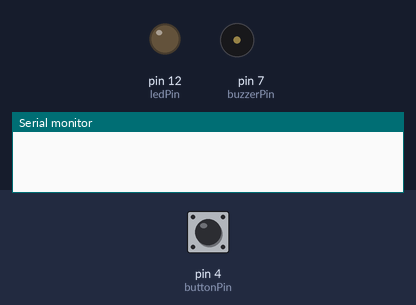
This sketch was run on a simulated Arduino Uno, built with avr-gcc and run on an emulated ATmega328P. Parts: output pins drawn as LEDs (lit = HIGH), buzzer (waves = sounding), the last lines printed to the serial monitor. The test bench sets the inputs (shaded band); at power-on: pin 4 (buttonPin) LOW.

Above: at 1.2 s.
1.3 s: pin 4 (buttonPin) pulled HIGH for 0.15 s
At 1.7 s:
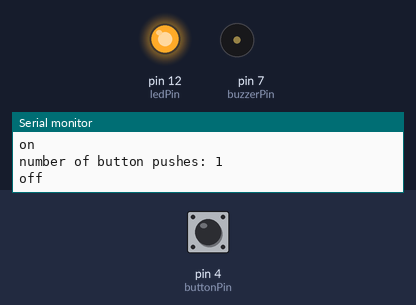
2.9 s: pin 4 (buttonPin) pulled HIGH for 1 s
At 3.09 s:
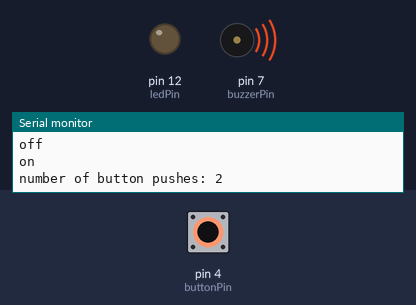
5.4 s: pin 4 (buttonPin) pulled HIGH for 3.2 s
At 5.46 s:
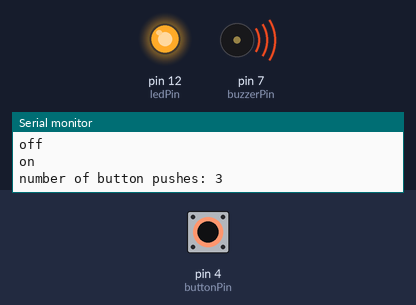
Timing chart, 0 to 8.4 s (numbered marks = the images above; inputs shaded):
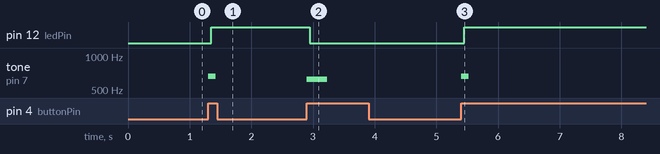

The sketch:

599.88a1.ino
```cpp
/*
 * CPSC 599.88 Physical & Tangible HCI, Winter 2020
 * Assignment 1 - Arduino Hello World
 * A button which toggles an LED and simultaneously plays notes from "Running in the 90's"
 * Some code adapted from https://www.arduino.cc/en/Tutorial/ToneMelody and https://www.arduino.cc/en/Tutorial/StateChangeDetection
 *
 * Katie Tieu
 * 30018168
*/

#include "pitches.h"

const int buttonPin = 4;  // number of pushbutton pin
const int ledPin = 12 ;  // number of LED pin
const int buzzerPin = 7; // number of piezo buzzer pin

int buttonState = 0;  // variable for reading pushbutton status
int buttonPushCounter = 0;  // counts number of times button has been pressed
int lastButtonState = 0;  // previous state of the button

// notes in the melody:
int melody[] = {
  NOTE_E5, NOTE_DS5, NOTE_E5, NOTE_DS5, NOTE_E5, NOTE_DS5, NOTE_D5, NOTE_CS5, NOTE_C5, NOTE_CS5, NOTE_D5, NOTE_DS5, NOTE_E5, NOTE_DS5, \
  NOTE_E5, NOTE_DS5, NOTE_E5, NOTE_DS5, NOTE_D5, NOTE_CS5, NOTE_C5, NOTE_CS5, NOTE_D5, NOTE_DS5, \
  NOTE_A3, NOTE_E3, NOTE_A3, NOTE_E4, NOTE_D4, NOTE_C4, NOTE_A3, NOTE_A3, NOTE_E3, NOTE_E4, NOTE_D4, NOTE_C4, NOTE_A3, \
  NOTE_C4, NOTE_B3, NOTE_G3, NOTE_C4, NOTE_B3, NOTE_G3, NOTE_C4, NOTE_B3, NOTE_G3, NOTE_D4, NOTE_B3, NOTE_G3, \
  NOTE_A3, NOTE_E3, NOTE_A3, NOTE_E4, NOTE_D4, NOTE_C4, NOTE_A3, NOTE_A3, NOTE_E3, NOTE_E4, NOTE_D4, NOTE_C4, NOTE_A3, \
  NOTE_E5, NOTE_DS5, NOTE_D5, NOTE_CS5, NOTE_C5, NOTE_CS5, NOTE_D5, NOTE_DS5 /* 70 */ , \
  NOTE_A4, NOTE_E4, NOTE_A4, NOTE_E5, NOTE_D5, NOTE_C5, NOTE_A4, NOTE_A4, NOTE_E4, NOTE_E5, NOTE_D5, NOTE_C5, NOTE_A4, \
  NOTE_C5, NOTE_B4, NOTE_G4, NOTE_C5, NOTE_B4, NOTE_G4, NOTE_C5, NOTE_B4, NOTE_G4, NOTE_D5, NOTE_B4, NOTE_G4, \
  NOTE_A4, NOTE_E4, NOTE_A4, NOTE_E5, NOTE_D5, NOTE_C5, NOTE_A4, NOTE_A4, NOTE_E4, NOTE_E5, NOTE_D5, NOTE_C5, NOTE_A4, \
  NOTE_C5, NOTE_C5, NOTE_C5, NOTE_B4, NOTE_B4, NOTE_E5, NOTE_E5, NOTE_E5, NOTE_DS5, NOTE_DS5 /* 118 */, \
  NOTE_A4, NOTE_E4, NOTE_A4, NOTE_E5, NOTE_D5, NOTE_C5, NOTE_A4, NOTE_A4, NOTE_E4, NOTE_E5, NOTE_D5, NOTE_C5, NOTE_A4, \
  NOTE_C5, NOTE_B4, NOTE_G4, NOTE_C5, NOTE_B4, NOTE_G4, NOTE_C5, NOTE_B4, NOTE_G4, NOTE_D5, NOTE_B4, NOTE_G4, \
  NOTE_A4, NOTE_E4, NOTE_A4, NOTE_E5, NOTE_D5, NOTE_C5, NOTE_A4, NOTE_A4, NOTE_E4, NOTE_E5, NOTE_D5, NOTE_C5, NOTE_A4, \
  NOTE_E5, NOTE_DS5, NOTE_D5, NOTE_CS5, NOTE_C5, NOTE_CS5, NOTE_D5, NOTE_DS5 /* 164 */
};

// note durations: 4 = quarter note, 8 = eighth note, etc.:
int noteDurations[] = {
  8, 3, 8, 3, 8, 8, 8, 8, 8, 8, 8, 8, 8, 3, \
  8, 3, 8, 8, 8, 8, 8, 8, 8, 8, \
  16, 16, 16, 16, 16, 16, 8, 16, 16, 16, 16, 16, 16, \
  16, 16, 16, 8, 16, 8, 16, 16, 16, 8, 16, 8, \
  16, 16, 16, 16, 16, 16, 8, 16, 16, 16, 16, 16, 16, \
  8, 8, 8, 8, 8, 8, 8, 8, \
  16, 16, 16, 16, 16, 16, 8, 16, 16, 16, 16, 16, 16, \
  16, 16, 16, 8, 16, 8, 16, 16, 16, 8, 16, 8, \
  16, 16, 16, 16, 16, 16, 8, 16, 16, 16, 16, 16, 16, \
  16, 8, 16, 8, 8, 16, 8, 16, 16, 8, \
  16, 16, 16, 16, 16, 16, 8, 16, 16, 16, 16, 16, 16, \
  16, 16, 16, 8, 16, 8, 16, 16, 16, 8, 16, 8, \
  16, 16, 16, 16, 16, 16, 8, 16, 16, 16, 16, 16, 16, \
  8, 8, 8, 8, 8, 8, 8, 8
};


void setup() {
  pinMode(buttonPin, INPUT);  // button is input
  pinMode(ledPin, OUTPUT);  // light is output
  pinMode(buzzerPin, OUTPUT); // buzzer is output

  Serial.begin(9600); // set up Serial library at 9600 bits per second (to count button presses)
}

// main code which runs repeatedly
void loop() {
  // read the pushbutton input pin:
  buttonState = digitalRead(buttonPin);

  // compare the buttonState to its previous state
  if (buttonState != lastButtonState) {
    // if the state has changed, increment the counter
    if (buttonState == HIGH) {
      // if the current state is HIGH then the button went from off to on:
      buttonPushCounter++;
      Serial.println("on");
      Serial.print("number of button pushes: ");
      Serial.println(buttonPushCounter);

      // one note per button press at the beginning of the song
      if ((buttonPushCounter >= 1) || (buttonPushCounter <= 12)) {
        tone(7, melody[buttonPushCounter - 1], (1000 / noteDurations[buttonPushCounter - 1]) );
      }

      if (buttonPushCounter >= 13) {
        // iterate over the notes of the melody:
        for (int thisNote = 12; thisNote < 164; thisNote++) {   // 70 / 118 / 164 for all notes

          // to calculate the note duration, take one second divided by the note type.
          //e.g. quarter note = 1000 / 4, eighth note = 1000/8, etc.
          int noteDuration = 1000 / noteDurations[thisNote];
          tone(7, melody[thisNote], noteDuration);

          // to distinguish the notes, set a minimum time between them.
          // the note's duration + 30% seems to work well:
          int pauseBetweenNotes = noteDuration * 1.30;
          delay(pauseBetweenNotes);
          // stop the tone playing:
          noTone(7);
        }

        buttonPushCounter = 0;
      }
    } else {
      // if the current state is LOW then the button went from on to off:
      Serial.println("off");
    }
    // Delay a little bit to avoid bouncing
    delay(50);
  }
  // save the current state as the last state, for next time through the loop
  lastButtonState = buttonState;


  // turns on the LED every other button push by checking the modulo of the
  // button push counter. the modulo function gives you the remainder of the
  // division of two numbers:
  if (buttonPushCounter % 2 == 0) {
    digitalWrite(ledPin, LOW);
  } else {
    digitalWrite(ledPin, HIGH);
  }

}
```

pitches.h
```cpp
/*************************************************
 * Public Constants
 *************************************************/

#define NOTE_B0  31
#define NOTE_C1  33
#define NOTE_CS1 35
#define NOTE_D1  37
#define NOTE_DS1 39
#define NOTE_E1  41
#define NOTE_F1  44
#define NOTE_FS1 46
#define NOTE_G1  49
#define NOTE_GS1 52
#define NOTE_A1  55
#define NOTE_AS1 58
#define NOTE_B1  62
#define NOTE_C2  65
#define NOTE_CS2 69
#define NOTE_D2  73
#define NOTE_DS2 78
#define NOTE_E2  82
#define NOTE_F2  87
#define NOTE_FS2 93
#define NOTE_G2  98
#define NOTE_GS2 104
#define NOTE_A2  110
#define NOTE_AS2 117
#define NOTE_B2  123
#define NOTE_C3  131
#define NOTE_CS3 139
#define NOTE_D3  147
#define NOTE_DS3 156
#define NOTE_E3  165
#define NOTE_F3  175
#define NOTE_FS3 185
#define NOTE_G3  196
#define NOTE_GS3 208
#define NOTE_A3  220
#define NOTE_AS3 233
#define NOTE_B3  247
#define NOTE_C4  262
#define NOTE_CS4 277
#define NOTE_D4  294
#define NOTE_DS4 311
#define NOTE_E4  330
#define NOTE_F4  349
#define NOTE_FS4 370
#define NOTE_G4  392
#define NOTE_GS4 415
#define NOTE_A4  440
#define NOTE_AS4 466
#define NOTE_B4  494
#define NOTE_C5  523
#define NOTE_CS5 554
#define NOTE_D5  587
#define NOTE_DS5 622
#define NOTE_E5  659
#define NOTE_F5  698
#define NOTE_FS5 740
#define NOTE_G5  784
#define NOTE_GS5 831
#define NOTE_A5  880
#define NOTE_AS5 932
#define NOTE_B5  988
#define NOTE_C6  1047
#define NOTE_CS6 1109
#define NOTE_D6  1175
#define NOTE_DS6 1245
#define NOTE_E6  1319
#define NOTE_F6  1397
#define NOTE_FS6 1480
#define NOTE_G6  1568
#define NOTE_GS6 1661
#define NOTE_A6  1760
#define NOTE_AS6 1865
#define NOTE_B6  1976
#define NOTE_C7  2093
#define NOTE_CS7 2217
#define NOTE_D7  2349
#define NOTE_DS7 2489
#define NOTE_E7  2637
#define NOTE_F7  2794
#define NOTE_FS7 2960
#define NOTE_G7  3136
#define NOTE_GS7 3322
#define NOTE_A7  3520
#define NOTE_AS7 3729
#define NOTE_B7  3951
#define NOTE_C8  4186
#define NOTE_CS8 4435
#define NOTE_D8  4699
#define NOTE_DS8 4978
```

Measured:
- after the input at 1.3 s, pin 12 (ledPin): LOW → HIGH after 0.05 s; tone on pin 7 (buzzerPin): silent → 659 Hz at once, → silent 0.13 s later
- after the input at 2.9 s, pin 12 (ledPin): HIGH → LOW after 0.05 s; tone on pin 7 (buzzerPin): silent → 622 Hz at once, → silent 0.33 s later
- after the input at 5.4 s, pin 12 (ledPin): LOW → HIGH after 0.05 s; tone on pin 7 (buzzerPin): silent → 659 Hz at once, → silent 0.13 s later
